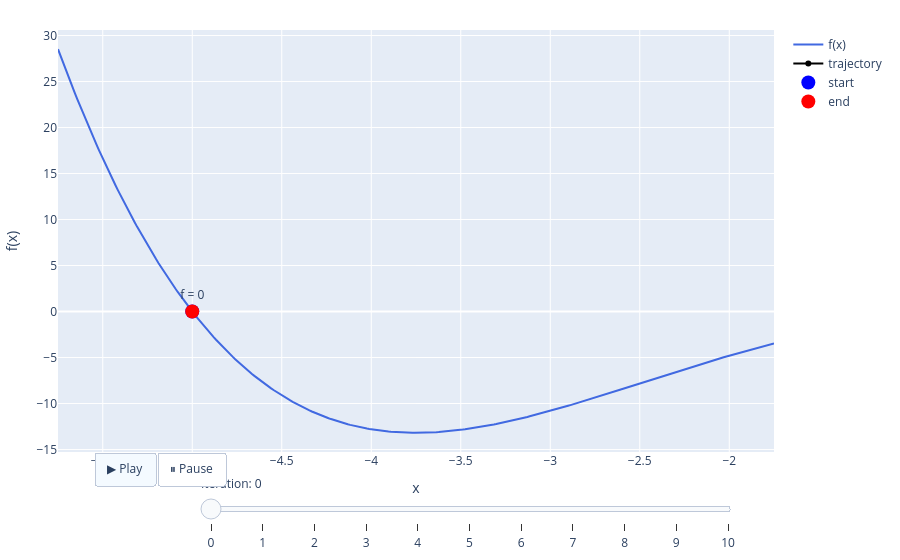

The notebook cell this image was saved under:
### Code cell
points = [-5]
iterations = 10
alpha = 0.1

gradient_descent_method(f_0, points, iterations, alpha)

### Figure 1 — Plotly figure (JSON) as saved in the notebook; plotly's stock layout.template omitted (floating-point values rounded to 4 significant figures; data arrays with more than 128 entries replaced by an {"elided": "..."} marker saying what was removed)
{"data": [{"hoverinfo": "skip", "line": {"color": "royalblue", "width": 2}, "mode": "lines", "name": "f(x)", "type": "scatter", "x": {"elided": "300 float values"}, "y": {"elided": "300 float values"}}, {"hovertemplate": "x=%{x:.4f}<br>f=%{y:.4f}<extra></extra>", "line": {"color": "black", "width": 2}, "marker": {"color": "black", "size": 6}, "mode": "lines+markers", "name": "trajectory", "type": "scatter", "x": [-5.0], "y": [0.0]}, {"hovertemplate": "x=%{x:.4f}<br>f=%{y:.4f}<extra></extra>", "marker": {"color": "blue", "size": 14}, "mode": "markers", "name": "start", "type": "scatter", "x": [-5], "y": [0]}, {"hovertemplate": "x=%{x:.4f}<br>f=%{y:.4f}<extra></extra>", "marker": {"color": "red", "size": 14}, "mode": "markers+text", "name": "end", "text": ["f = 0"], "textposition": "top center", "type": "scatter", "x": [-5], "y": [0]}], "layout": {"legend": {"x": 1.02, "y": 1}, "margin": {"b": 40, "l": 40, "r": 20, "t": 30}, "sliders": [{"currentvalue": {"prefix": "Iteration: "}, "len": 0.75, "steps": [{"args": [["0"], {"frame": {"duration": 0, "redraw": true}, "mode": "immediate"}], "label": "0", "method": "animate"}, {"args": [["1"], {"frame": {"duration": 0, "redraw": true}, "mode": "immediate"}], "label": "1", "method": "animate"}, {"args": [["2"], {"frame": {"duration": 0, "redraw": true}, "mode": "immediate"}], "label": "2", "method": "animate"}, {"args": [["3"], {"frame": {"duration": 0, "redraw": true}, "mode": "immediate"}], "label": "3", "method": "animate"}, {"args": [["4"], {"frame": {"duration": 0, "redraw": true}, "mode": "immediate"}], "label": "4", "method": "animate"}, {"args": [["5"], {"frame": {"duration": 0, "redraw": true}, "mode": "immediate"}], "label": "5", "method": "animate"}, {"args": [["6"], {"frame": {"duration": 0, "redraw": true}, "mode": "immediate"}], "label": "6", "method": "animate"}, {"args": [["7"], {"frame": {"duration": 0, "redraw": true}, "mode": "immediate"}], "label": "7", "method": "animate"}, {"args": [["8"], {"frame": {"duration": 0, "redraw": true}, "mode": "immediate"}], "label": "8", "method": "animate"}, {"args": [["9"], {"frame": {"duration": 0, "redraw": true}, "mode": "immediate"}], "label": "9", "method": "animate"}, {"args": [["10"], {"frame": {"duration": 0, "redraw": true}, "mode": "immediate"}], "label": "10", "method": "animate"}], "x": 0.2, "xanchor": "left", "y": 0, "yanchor": "top"}], "updatemenus": [{"buttons": [{"args": [null, {"frame": {"duration": 300, "redraw": true}, "fromcurrent": true}], "label": "▶ Play", "method": "animate"}, {"args": [[null], {"frame": {"duration": 0}, "mode": "immediate"}], "label": "⏸ Pause", "method": "animate"}], "direction": "left", "type": "buttons", "x": 0.05, "xanchor": "left", "y": 0, "yanchor": "top"}], "xaxis": {"range": [-5.75, -1.75], "title": {"text": "x"}}, "yaxis": {"range": [-15.27, 30.6], "title": {"text": "f(x)"}}}}
